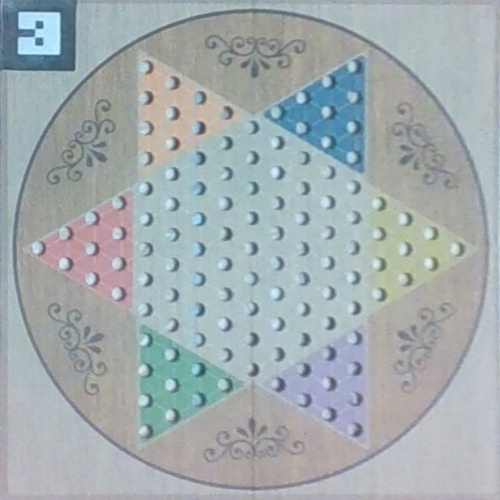
#> input picture cv/rectified_images/image_1_rectified.jpg, 500 x 500 px, found by its file name
$ python cv_ar_tag_detector.py
#> lines starting #> are read from the running program, lines starting #| are printed output that depends on the picture; after the words box and inside, x2 and y2 are one past the last pixel; in counts of white or black regions, pixels touching at a corner belong together
# [31 lines of commented-out code are left out]

import cv2
import numpy as np

# Load the image
image = cv2.imread(r"C:\Users\gameb\Desktop\chinese_checkers\cv\rectified_images\image_1_rectified.jpg")
#> image is the input picture: shape (500, 500, 3); mean B, G, R 174.8, 172, 162.4

# Convert the image to grayscale
gray_image = cv2.cvtColor(image, cv2.COLOR_BGR2GRAY)
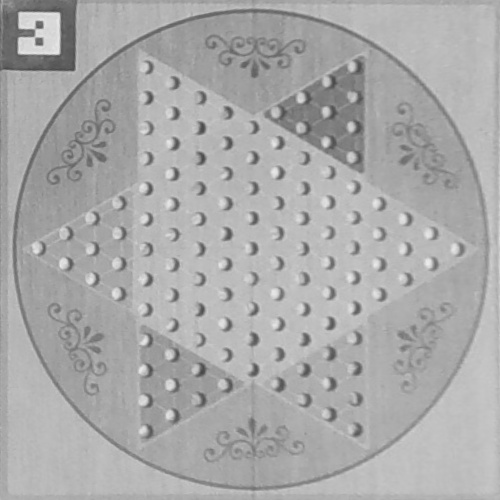
#> gray_image: shape (500, 500); min 71, max 236, mean 169.5

cv2.imshow("Grey", gray_image)

# Threshold the grayscale image to find black pixels
# Any pixel value less than a certain threshold (e.g., 50) will be considered black
_, black_pixels = cv2.threshold(gray_image, 120, 255, cv2.THRESH_BINARY_INV)
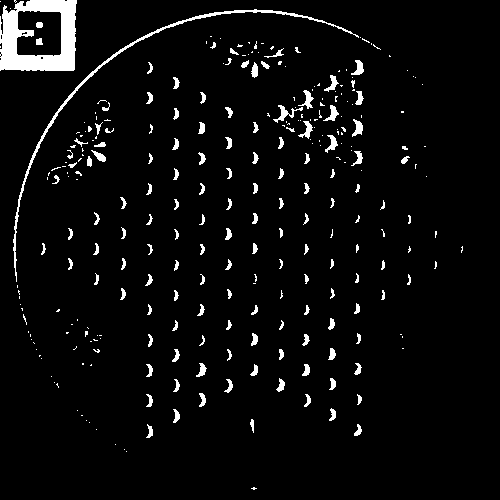
#> black_pixels: shape (500, 500); 4.5% white; 293 white regions (157 under 20 px), largest, box (x1, y1, x2, y2) and area: (0, 0, 77, 71) 3287, (13, 9, 359, 282) 1334, (273, 105, 303, 123) 149

# Display the black pixels (black areas will be white in this image)
cv2.imshow('Black Pixels', black_pixels)

# Wait for a key press and close all windows
cv2.waitKey(0)
cv2.destroyAllWindows()

# Hmmm, we can wait for the ar tag detection network

$ run again, with cv/rectified_images/image_2_rectified.jpg copied over cv/rectified_images/image_1_rectified.jpg
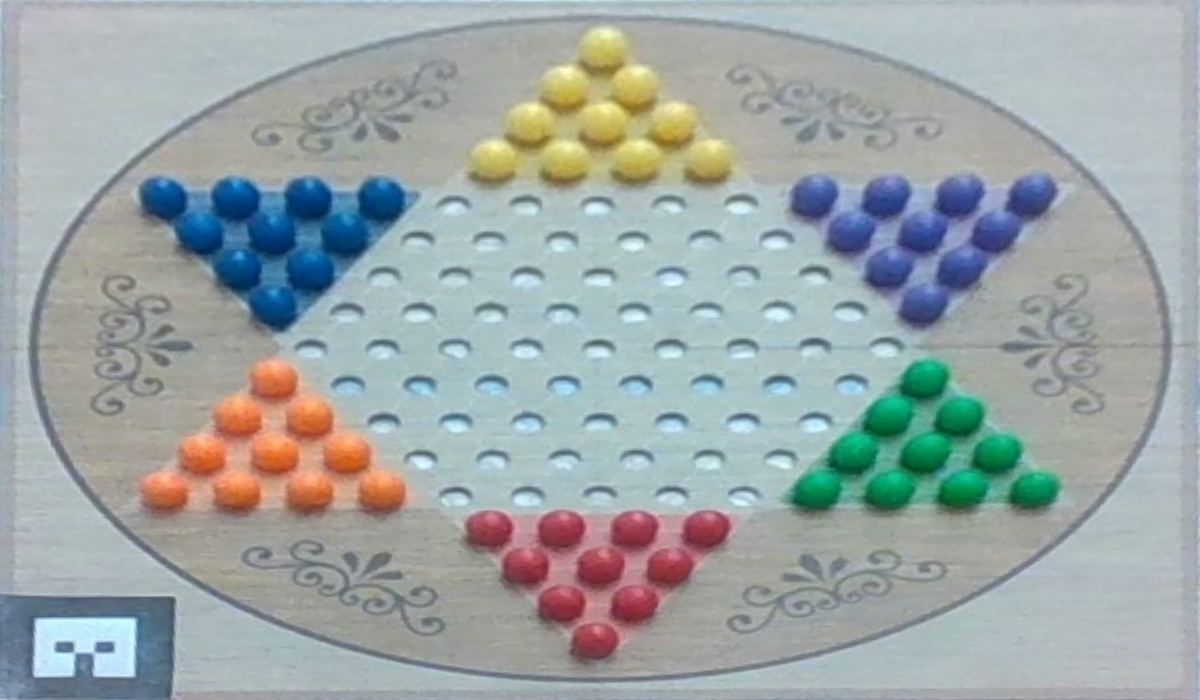
#> input picture cv/rectified_images/image_2_rectified.jpg, 1200 x 700 px, found by its file name
#> image is the input picture: shape (700, 1200, 3); mean B, G, R 166.2, 166.1, 156.7
#> `gray_image = cv2.cvtColor(image, cv2.COLOR_BGR2GRAY)`:
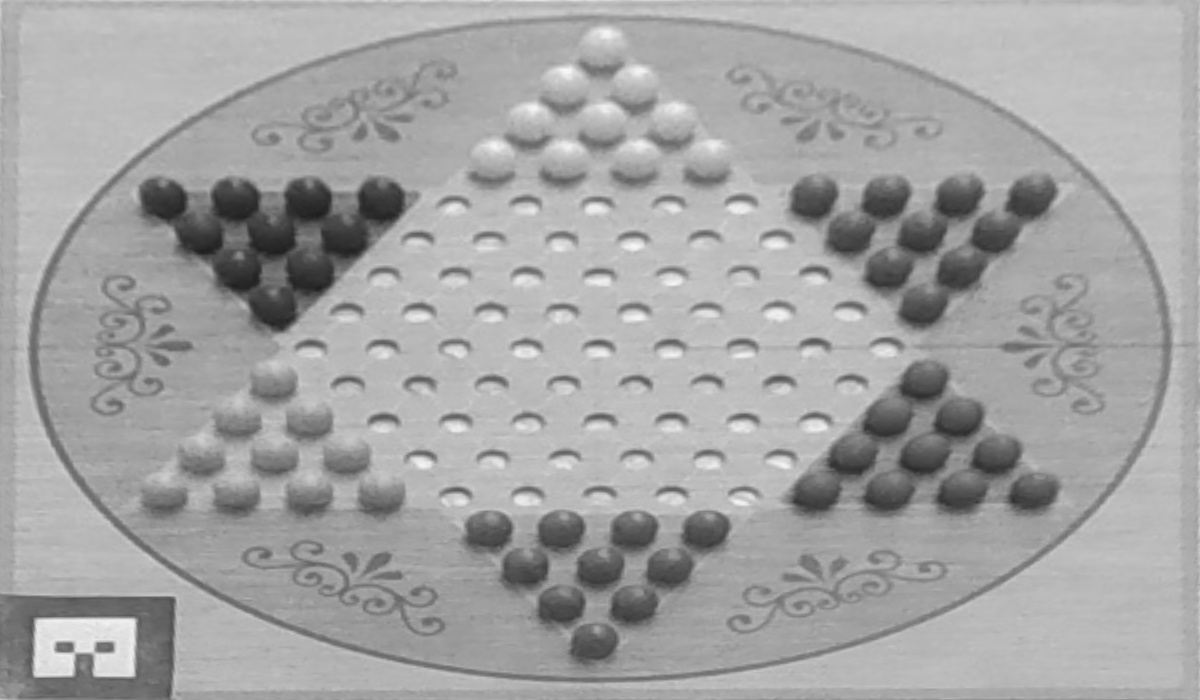
#> gray_image: shape (700, 1200); min 30, max 247, mean 163.3
#> `_, black_pixels = cv2.threshold(gray_image, 120, 255, cv2.THRESH_BINAR..`:
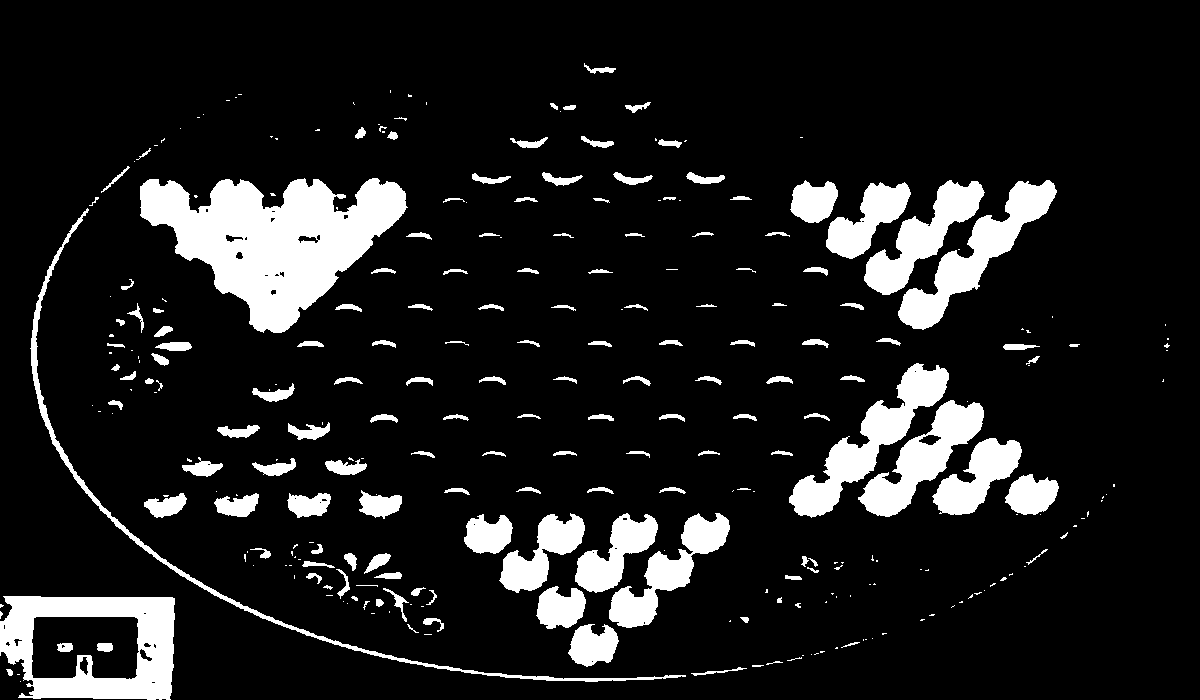
#> black_pixels: shape (700, 1200); 11.9% white; 291 white regions (139 under 20 px), largest, box (x1, y1, x2, y2) and area: (140, 178, 408, 333) 22225, (0, 596, 175, 700) 10219, (789, 363, 949, 518) 6643

$ run again, with cv/rectified_images/image_3_rectified.jpg copied over cv/rectified_images/image_1_rectified.jpg
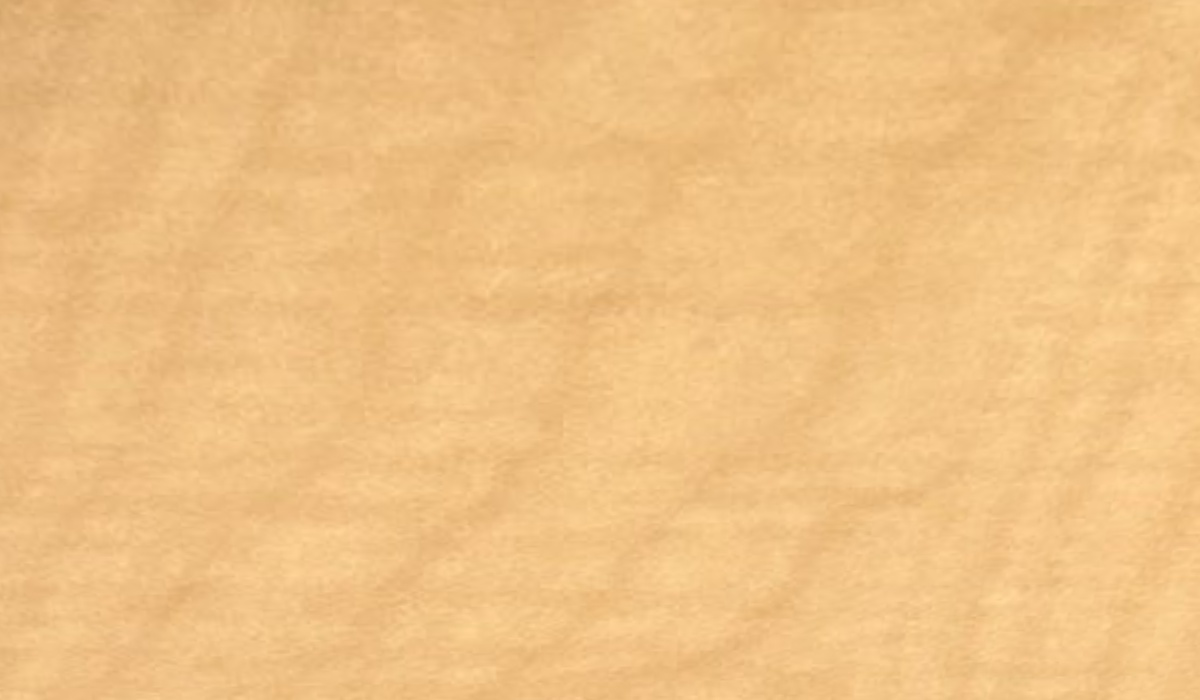
#> input picture cv/rectified_images/image_3_rectified.jpg, 1200 x 700 px, found by its file name
#> image is the input picture: shape (700, 1200, 3); mean B, G, R 132.6, 193.3, 239.6
#> `gray_image = cv2.cvtColor(image, cv2.COLOR_BGR2GRAY)`:
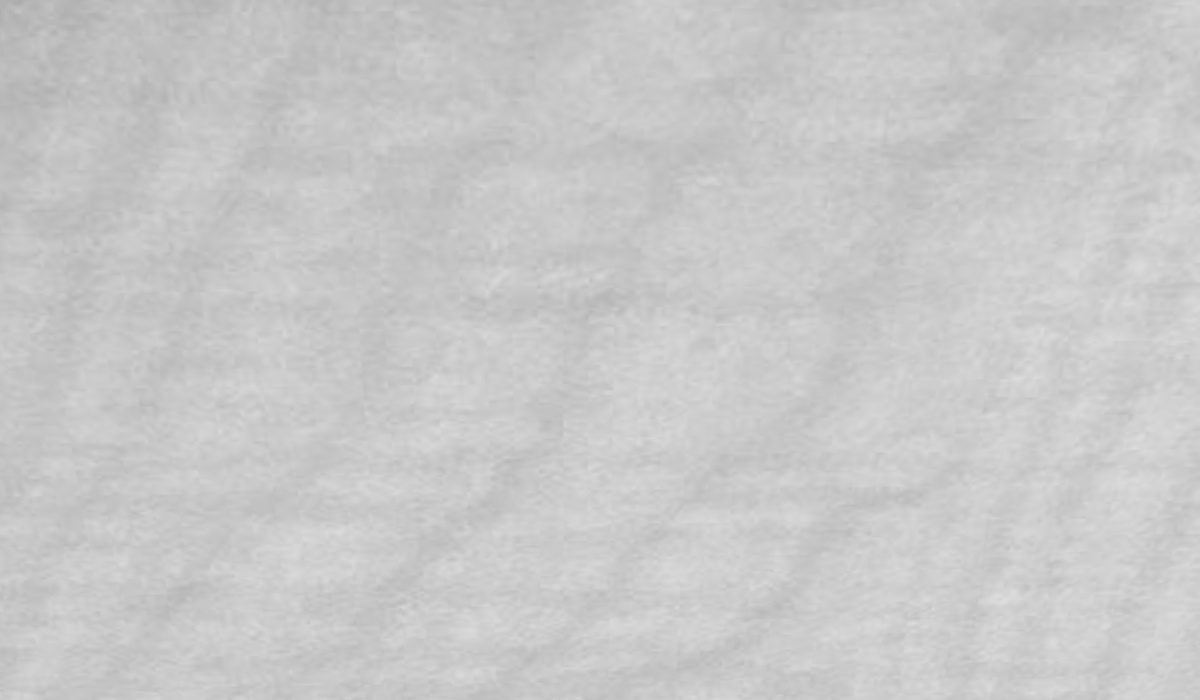
#> gray_image: shape (700, 1200); min 171, max 221, mean 200.3
#> black_pixels: shape (700, 1200); every value is 0

$ run again, with cv/rectified_images/image_4_rectified.jpg copied over cv/rectified_images/image_1_rectified.jpg
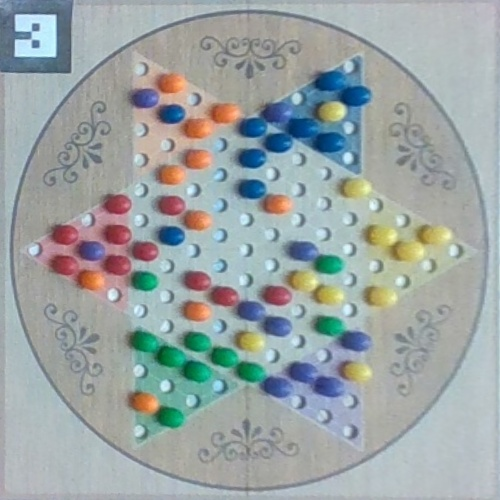
#> input picture cv/rectified_images/image_4_rectified.jpg, 500 x 500 px, found by its file name
#> image is the input picture: shape (500, 500, 3); mean B, G, R 164.7, 164.6, 155.6
#> `gray_image = cv2.cvtColor(image, cv2.COLOR_BGR2GRAY)`:
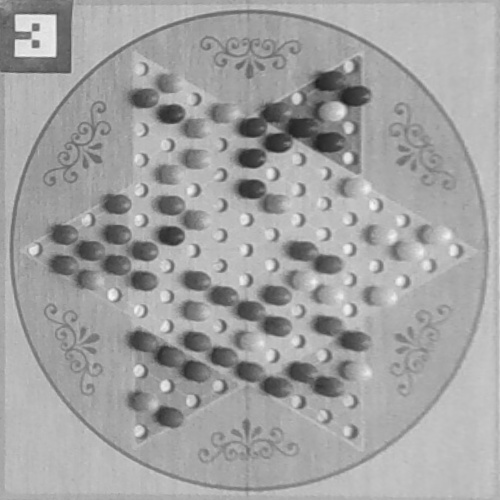
#> gray_image: shape (500, 500); min 30, max 247, mean 161.9
#> `_, black_pixels = cv2.threshold(gray_image, 120, 255, cv2.THRESH_BINAR..`:
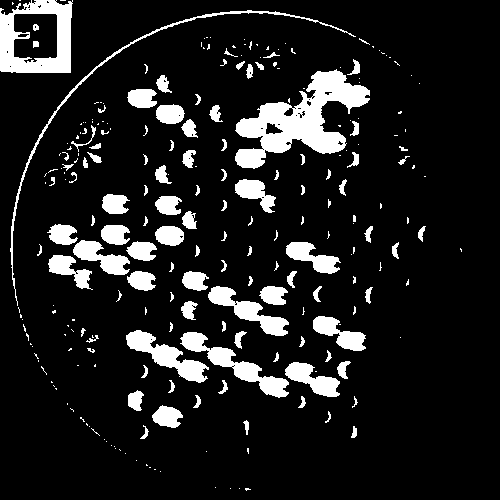
#> black_pixels: shape (500, 500); 12% white; 251 white regions (144 under 20 px), largest, box (x1, y1, x2, y2) and area: (235, 69, 370, 169) 5550, (0, 0, 73, 73) 3004, (180, 332, 289, 398) 1766
